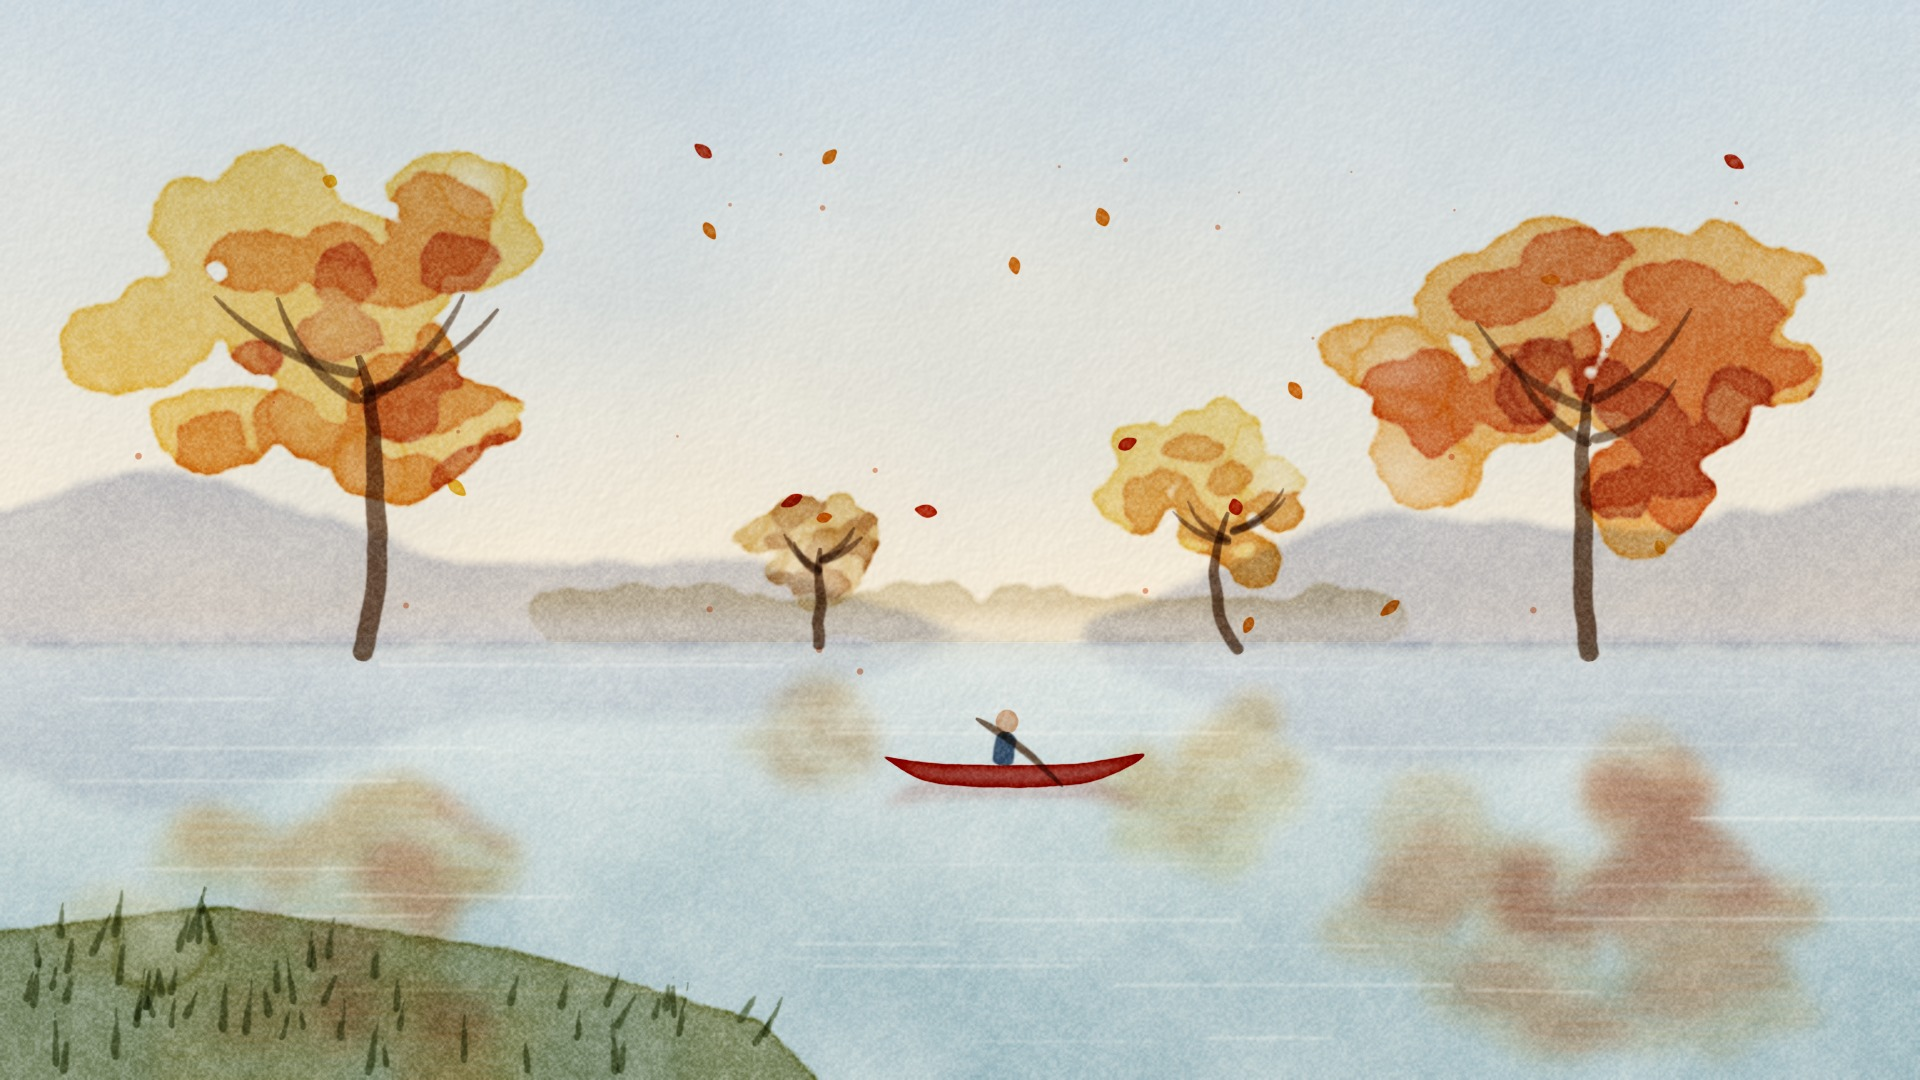

Source code (Python):
"""Example (watercolour): Autumn Lake / 秋日湖畔 — wet-in-wet sky, glazed foliage with blooms,
mirrored reflections, lifted ripples, a red canoe. Pure code, no image model.
python3 watercolor_autumn.py [out.png] [--stages DIR]
"""
import os, sys
sys.path.insert(0, os.path.join(os.path.dirname(os.path.abspath(__file__)), '..', 'lib'))
import numpy as np
from watercolor import Watercolor, hexc
from core import blob_pts, spline, curve

out = sys.argv[1] if len(sys.argv) > 1 and not sys.argv[1].startswith('--') else 'watercolor_autumn.png'
stages = sys.argv[sys.argv.index('--stages') + 1] if '--stages' in sys.argv else None

p = Watercolor(1920, 1080, seed=1017)
p.paper()
p.stage('paper')
rng = p.rng
Y0 = 640                                                    # waterline

# ---- sky and distant hills (wet-in-wet)
p.gradient_wash(0, Y0, top=hexc('#94b6d6'), bottom=hexc('#f6e2c2'), strength=0.5, soft_bottom=30)
hills = [(0, Y0 + 5)] + [(x, 560 - 55 * np.sin(x / 240 + 0.8) - 30 * np.sin(x / 95) - rng.uniform(0, 12)) for x in np.linspace(0, 1920, 44)] + [(1920, Y0 + 5)]
p.glaze(p.shape(hills, soft=12, ragged=0.35), hexc('#8d95b6'), 0.42, edge=0.25, gran=0.45)
far_trees = p.blobs([(x, Y0 - rng.uniform(12, 30), rng.uniform(26, 48), rng.uniform(18, 34)) for x in np.linspace(560, 1360, 22)], rough=0.3, soft=5)
p.glaze(far_trees * (p.YY < Y0 + 2) * np.clip((Y0 + 2 - p.YY) / 40, 0.45, 1), hexc('#b39a58'), 0.38, edge=0.35, gran=0.45)
p.stage('sky')

# ---- the lake: sky colour near the horizon deepening toward us
water = np.clip((p.YY - Y0) / 3, 0, 1)
p.glaze(water * np.clip(0.35 + (p.YY - Y0) / 520, 0, 1), hexc('#6e9db0'), 0.6, edge=0.05, gran=0.35, variation=0.3)
p.glaze(p.mirror(p.shape(hills, soft=12, ragged=0.35), Y0, soft=6, breakup=0.3), hexc('#8d95b6'), 0.25, edge=0.1)
p.stage('lake')

# ---- trees: trunks, then three glazes (yellow -> orange -> red), each with blooms
def tree(tx, ty, root_y, spread, colours, seed):
    r = np.random.default_rng(seed)
    sx, sy = spread
    trunk_w = max(7, sx * 0.07)
    p.stroke(curve((tx + r.normal(0, 6), root_y), (tx, ty + sy * 0.15), r.normal(0, sx * 0.08), 20, wig=4, seed=seed), trunk_w, hexc('#6b4a32'), 0.85, dry=0.3, taper=(0.02, 0.55))
    for k in range(4):                                          # a few branches reaching up and out into the crown
        side = -1 if k % 2 == 0 else 1
        by = ty + sy * r.uniform(0.2, 0.6)
        ex, ey = tx + side * sx * r.uniform(0.35, 0.65), by - sy * r.uniform(0.35, 0.7)
        p.stroke(curve((tx, by), (ex, ey), side * sx * 0.06, 12), trunk_w * 0.4, hexc('#6b4a32'), 0.7, dry=0.35, taper=(0.05, 0.7))
    masks = []; base = None
    for i, (col, frac, strength) in enumerate(colours):
        items = []
        for _ in range(int(22 * frac) + 6):
            ang = r.uniform(0, 2 * np.pi); rad = r.uniform(0, 1) ** 0.7
            ox, oy = np.cos(ang) * sx * rad, np.sin(ang) * sy * rad
            if i > 0: ox += sx * 0.12 * i; oy += sy * 0.15 * i            # later glazes pool lower-right (shadow side)
            items.append((tx + ox, ty + oy, sx * r.uniform(0.2, 0.34) * (1 - 0.2 * i), sy * r.uniform(0.2, 0.34) * (1 - 0.2 * i)))
        m = p.blobs(items, rough=0.35, soft=4, ragged=0.45)
        if base is None: base = m
        else: m = m * np.clip(base * 1.3, 0, 1)                    # darker glazes stay inside the crown
        p.glaze(m, hexc(col), strength, edge=0.5, gran=0.45, bloom=2 if i == 0 else 1)
        masks.append((m, col))
    return masks

refl = []
refl += tree(360, 330, Y0 + 20, (230, 170), [('#f1c34a', 1.0, 0.75), ('#e48a38', 0.6, 0.6), ('#c64a31', 0.3, 0.5)], 1)
refl += tree(1590, 360, Y0 + 20, (210, 160), [('#f0a93f', 1.0, 0.75), ('#d9642f', 0.7, 0.6), ('#a83a2c', 0.35, 0.55)], 2)
refl += tree(1230, 500, Y0 + 12, (110, 80), [('#eecb5a', 1.0, 0.7), ('#e0943c', 0.5, 0.55)], 3)
refl += tree(820, 540, Y0 + 8, (70, 55), [('#d9b25a', 1.0, 0.6), ('#b7773a', 0.5, 0.5)], 4)
p.stage('trees')

# ---- reflections of the foliage, then lifted ripple lines
for (m, col) in refl:
    p.glaze(p.mirror(m * (p.YY < Y0), Y0, soft=9, breakup=0.55), hexc(col), 0.35, edge=0.1, gran=0.3)
rip = np.zeros((p.H, p.W), np.float32)
for _ in range(34):
    y = rng.uniform(Y0 + 15, 1060); x = rng.uniform(-50, 1800); ln = rng.uniform(120, 420)
    rip = np.maximum(rip, p.band([(x, y), (x + ln, y + rng.normal(0, 1.5))], rng.uniform(2, 4), soft=1.2))
p.lift(rip, 0.5)
p.stage('reflections')

# ---- a red canoe with a paddler, and its reflection
CX, CY = 1010, 770
hull = spline([(CX - 130, CY - 14), (CX - 70, CY + 14), (CX + 70, CY + 14), (CX + 135, CY - 16), (CX + 60, CY - 6), (CX - 60, CY - 6), (CX - 130, CY - 14)], 10)
hm = p.shape(hull, soft=1.2, ragged=0.1)
p.glaze(hm, hexc('#b8382c'), 0.95, edge=0.5, gran=0.2)
p.stroke(spline([(CX - 8, CY - 6), (CX - 4, CY - 38)], 6), 16, hexc('#2f4a6b'), 0.9, dry=0.2, taper=(0.1, 0.2))   # paddler
p.glaze(p.shape(blob_pts(CX - 3, CY - 48, 11, 12, rough=0.05, seed=9), soft=1), hexc('#e8b48f'), 0.9, edge=0.3)
p.stroke(spline([(CX - 34, CY - 52), (CX + 14, CY - 20), (CX + 52, CY + 16)], 8), 3.2, hexc('#6b4a32'), 0.85, dry=0.2)  # paddle
p.glaze(p.mirror(hm, CY + 10, soft=5, breakup=0.5), hexc('#b8382c'), 0.35, edge=0.1)
p.stage('canoe')

# ---- foreground bank with dry-brush grass, falling leaves
bank = [(0, 1080), (0, 930), (220, 905), (520, 950), (760, 1020), (820, 1080)]
p.glaze(p.shape(bank, soft=4, ragged=0.35), hexc('#8e8a45'), 0.7, edge=0.5, gran=0.5, bloom=1)
for _ in range(70):
    x = rng.uniform(0, 780); y = rng.uniform(930, 1075)
    if y < 905 + (x / 780) * 120: continue
    p.stroke([(x, y), (x + rng.normal(4, 8), y - rng.uniform(25, 60))], rng.uniform(2, 3.5), hexc('#5d6a32'), 0.7, dry=0.5, taper=(0.05, 0.8))
for _ in range(18):
    x, y = rng.uniform(250, 1750), rng.uniform(120, 620)
    lm = p.shape(Watercolor.petal_pts(x, y, rng.uniform(0, 6.28), rng.uniform(16, 26), rng.uniform(6, 9)), soft=1, ragged=0.1)
    p.glaze(lm, hexc(rng.choice(['#e48a38', '#c64a31', '#f1c34a'])), 0.8, edge=0.5)
p.splatter(hexc('#d9642f'), 26, box=(120, 150, 1800, 700), size=(1.5, 4), strength=0.55)

p.save(out, stages_dir=stages)
print('saved', out)
